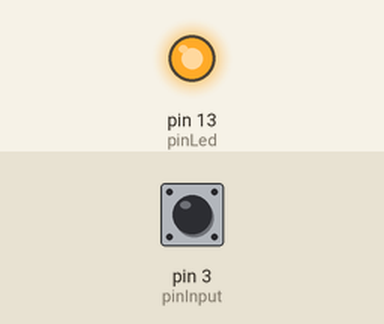
Simulated run of this sketch. Board: Arduino Uno, built with avr-gcc and run on an emulated ATmega328P. Parts: output pins drawn as LEDs (lit = HIGH). The test bench sets the inputs (shaded band); at power-on: pin 3 (pinInput) HIGH.

Above: at 1.2 s.
1.3 s: pin 3 (pinInput) pulled LOW for 0.15 s
At 1.37 s:
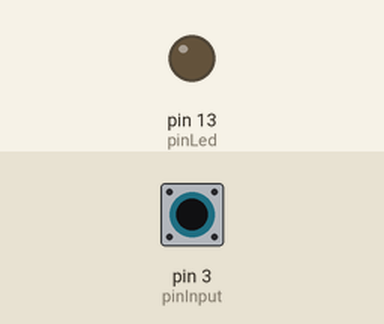
2.9 s: pin 3 (pinInput) pulled LOW for 3.2 s
At 6.9 s:
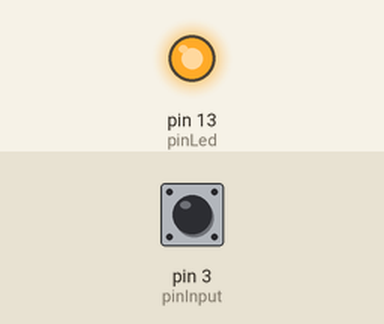
Timing chart, 0 to 8.4 s (numbered marks = the images above; inputs shaded):
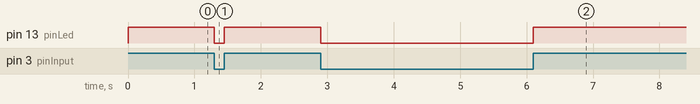

The sketch:

Read_state.ino
```cpp
const int pinInput = 3;
const int pinLed = 13;

void setup() {
  // put your setup code here, to run once:
  pinMode(pinInput, INPUT_PULLUP);
  pinMode(pinLed, OUTPUT);
}

void loop() {
  // put your main code here, to run repeatedly:
  digitalWrite(pinLed, digitalRead(pinInput));
}
```

Measured:
- after the input at 1.3 s, pin 13 (pinLed): HIGH → LOW at once, → HIGH 0.15 s later
- after the input at 2.9 s, pin 13 (pinLed): HIGH → LOW at once, → HIGH 3.2 s later
